Frame 1 (no input): blank canvas, image omitted
Frame 60 (no input): blank canvas, image omitted
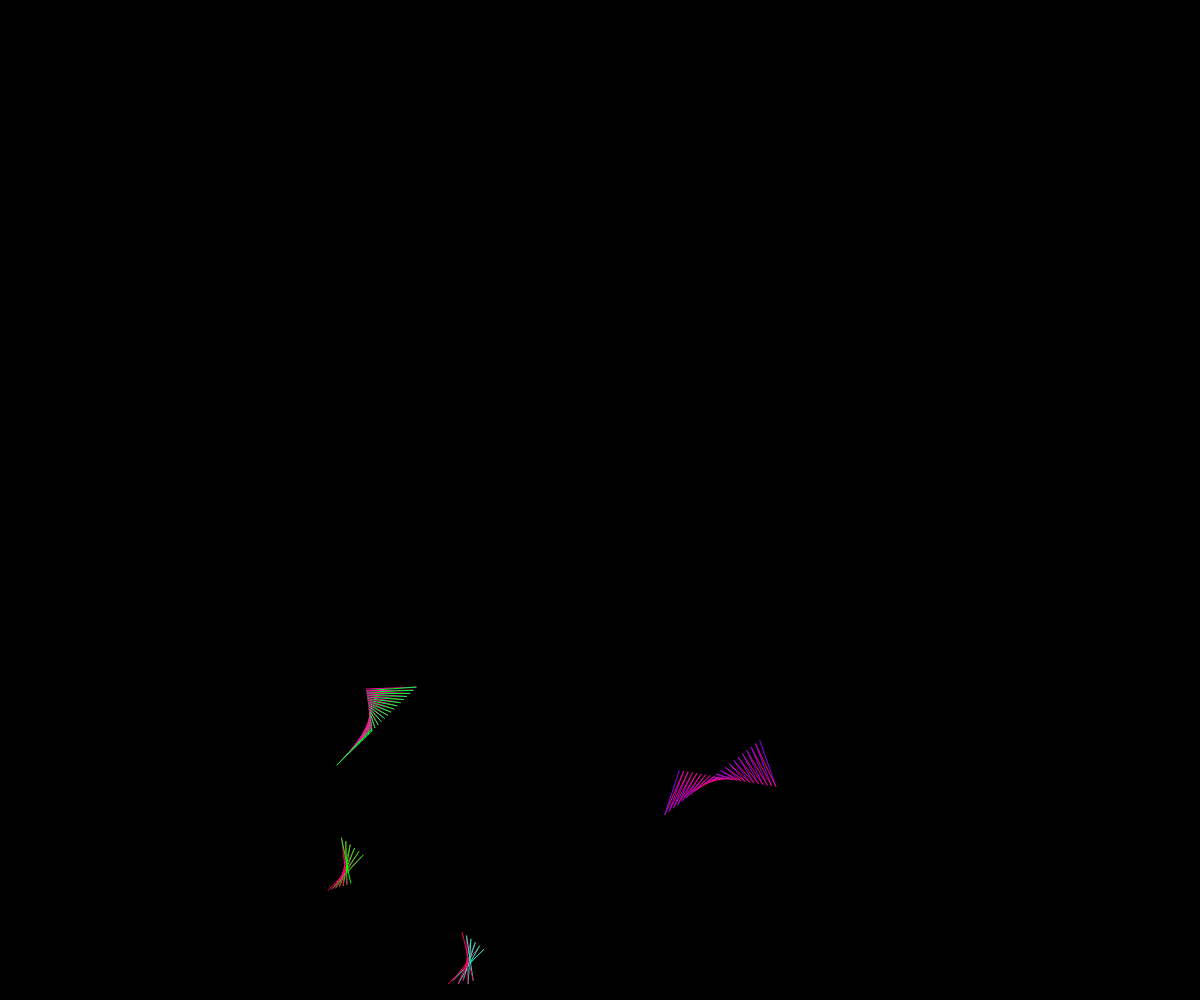
Frame 120 (the mouse pressed at the canvas centre since frame 60)

The p5.js sketch whose frames 1 and 60 were blank and that drew this single picture after the mouse press (run headless with seeded random() and noise() and a simulated clock; from frame 60 on, the mouse is pressed at the canvas centre):

// p5.js sketch
// ── sketch.js
var maxSpeed = 5;
var diameter = 100;
var num = 10;
var elements = [];
function setup() {
  createCanvas(windowWidth,windowHeight);
  background(0);
  colorMode(HSB,100);
  for( var i = 0; i < num; i++){
    elements[i] = new element0();
  }
}

function draw() {
  //background(0);
  for( var i = 0; i < num; i++){
    elements[i].update();
    for( var e = 0; e < num; e++){
      if( dist(elements[i].x,elements[i].y,elements[e].x,elements[e].y) < diameter / 2 && i != e){
        line(elements[i].x,elements[i].y,elements[e].x,elements[e].y);
      }
    }
  }
}

function element0(){
  this.x = random(width);
  this.y = random(height);
  this.vx = random(- maxSpeed, maxSpeed);
  this.vy = random(- maxSpeed, maxSpeed);
  this.color = random(100);
  this.update = function(){
    //strokeWeight(3);
    stroke(this.color,100,100);
    noFill();
    //ellipse(this.x,this.y,diameter,diameter);
    this.x = this.x + this.vx;
    this.y = this.y + this.vy;
    if( this.x >= width - diameter/2 || this.x <= 0 + diameter/2){
      this.vx = -this.vx;
    }
    if( this.y >= height - diameter/2 || this.y <= 0 + diameter/2){
      this.vy = -this.vy;
    }
  }
}
